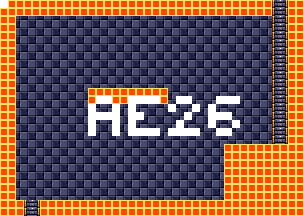

Below is a game level as drawn by its tile map, then a one-line description and the .tmx that defines it (tile-layer data replaced by summaries):
An orthogonal 38x27 tile map with 8x8 px tiles, 4 tile layers (background, foreground, room numbers, Objects), 15 tilesets.

<map version="1.5" tiledversion="1.7.1" orientation="orthogonal" renderorder="right-down" width="38" height="27" tilewidth="8" tileheight="8" infinite="0" nextlayerid="11" nextobjectid="1">
 <tileset firstgid="1" source="tilesheets/tsKarniMata.tsx" />
 <tileset firstgid="1025" source="tilesheets/tsVoodooWasp.tsx" />
 <tileset firstgid="2049" source="tilesheets/tsBurial.tsx" />
 <tileset firstgid="3073" source="tilesheets/tsBlueTemple.tsx" />
 <tileset firstgid="4097" source="tilesheets/tsGoddess.tsx" />
 <tileset firstgid="5121" source="tilesheets/tsKonark.tsx" />
 <tileset firstgid="6145" name="sEnemies" tilewidth="8" tileheight="8" tilecount="1024" columns="32">
  <image source="../grapx/tilesheets/sObjects.bmp" trans="ff94ff" width="256" height="256" />
 </tileset>
 <tileset firstgid="7169" source="tilesheets/tsIceTemple.tsx" />
 <tileset firstgid="8193" source="tilesheets/tsLavaArea.tsx" />
 <tileset firstgid="9217" source="tilesheets/tsBossArea.tsx" />
 <tileset firstgid="10241" source="tilesheets/tsPegu.tsx" />
 <tileset firstgid="11265" source="tilesheets/sTiwanakuTemple.tsx" />
 <tileset firstgid="12289" source="tilesheets/sIndraTemple.tsx" />
 <tileset firstgid="13313" source="tilesheets/sTeleport.tsx" />
 <tileset firstgid="14337" source="tilesheets/sObjects.tsx" />
 <layer id="2" name="background" width="38" height="27">
  <data>[1026 cells, 1026 non-empty, 2 distinct tile ids]</data>
 </layer>
 <layer id="1" name="foreground" width="38" height="27">
  <data>[1026 cells, 352 non-empty, 3 distinct tile ids]</data>
 </layer>
 <layer id="7" name="room numbers" width="38" height="27">
  <data>[1026 cells, 46 non-empty, 1 distinct tile ids]</data>
 </layer>
 <layer id="10" name="Objects" width="38" height="27">
  <data>[1026 cells, 0 non-empty, 0 distinct tile ids]</data>
 </layer>
</map>
